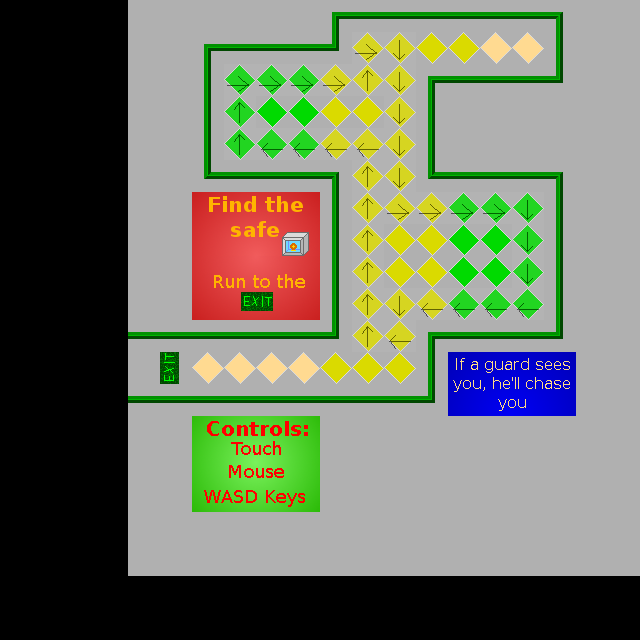

Rendered tile map (Tiled .tmx) drawn with the repository's tilesets; below, a short description and the full map source, tile grids included:
An orthogonal 20x20 tile map with 32x32 px tiles, 2 tile layers (background, ai), 2 tilesets and 3 objects (treasure, player, guard).

<map version="1.0" orientation="orthogonal" width="20" height="20" tilewidth="32" tileheight="32">
 <properties>
  <property name="nextmap" value="second.json" />
 </properties>
 <tileset firstgid="1" name="inside" tilewidth="32" tileheight="32">
  <image source="gfx/inside.png" width="640" height="400" />
  <tile id="21">
   <properties>
    <property name="walkable" value="true" />
   </properties>
  </tile>
  <tile id="25">
   <properties>
    <property name="walkable" value="true" />
   </properties>
  </tile>
  <tile id="29">
   <properties>
    <property name="walkable" value="true" />
   </properties>
  </tile>
  <tile id="64">
   <properties>
    <property name="aiorder" value="stop" />
   </properties>
  </tile>
  <tile id="65">
   <properties>
    <property name="aiorder" value="follow" />
    <property name="target" value="player" />
   </properties>
  </tile>
  <tile id="66">
   <properties>
    <property name="aiorder" value="rand" />
   </properties>
  </tile>
  <tile id="84">
   <properties>
    <property name="aiorder" value="pause" />
   </properties>
  </tile>
  <tile id="85">
   <properties>
    <property name="aiorder" value="up" />
   </properties>
  </tile>
  <tile id="104">
   <properties>
    <property name="aiorder" value="left" />
   </properties>
  </tile>
  <tile id="105">
   <properties>
    <property name="aiorder" value="down" />
   </properties>
  </tile>
  <tile id="106">
   <properties>
    <property name="aiorder" value="right" />
   </properties>
  </tile>
  <tile id="120">
   <properties>
    <property name="isexit" value="true" />
    <property name="walkable" value="true" />
   </properties>
  </tile>
  <tile id="121">
   <properties>
    <property name="isexit" value="true" />
    <property name="walkable" value="true" />
   </properties>
  </tile>
  <tile id="140">
   <properties>
    <property name="isexit" value="true" />
    <property name="walkable" value="true" />
   </properties>
  </tile>
  <tile id="141">
   <properties>
    <property name="isexit" value="true" />
    <property name="walkable" value="true" />
   </properties>
  </tile>
 </tileset>
 <tileset firstgid="241" name="thief" tilewidth="32" tileheight="32">
  <image source="gfx/thief.png" width="640" height="480" />
 </tileset>
 <layer name="background" width="20" height="20">
  <data encoding="csv">
0,0,0,0,24,24,24,24,24,24,5,6,6,6,6,6,46,7,24,24,
0,0,0,0,24,24,5,6,6,6,47,22,22,22,22,30,30,27,24,24,
0,0,0,0,24,24,27,26,26,26,22,22,22,5,6,6,46,47,24,24,
0,0,0,0,24,24,27,26,26,26,22,22,22,25,28,28,28,28,24,24,
0,0,0,0,24,24,27,26,26,26,22,22,22,25,28,28,28,28,24,24,
0,0,0,0,24,24,45,46,46,46,7,22,22,45,6,6,6,7,24,24,
0,0,0,0,24,24,68,69,70,71,25,22,22,22,26,26,26,27,24,24,
0,0,0,0,24,24,88,89,90,91,25,22,22,22,26,26,26,27,24,24,
0,0,0,0,24,24,108,109,110,111,25,22,22,22,26,26,26,27,24,24,
0,0,0,0,24,24,128,129,130,131,25,22,22,22,26,26,26,27,24,24,
0,0,0,0,6,6,6,6,6,6,47,22,22,5,46,46,46,47,24,24,
0,0,0,0,24,121,30,30,30,30,22,22,22,27,72,73,74,75,24,24,
0,0,0,0,46,46,46,46,46,46,46,46,46,47,92,93,94,95,24,24,
0,0,0,0,44,44,148,149,150,151,44,44,44,44,24,24,24,24,24,24,
0,0,0,0,24,24,168,169,170,171,24,24,24,24,24,24,24,24,24,24,
0,0,0,0,24,24,188,189,190,191,24,24,24,24,24,24,24,24,24,24,
0,0,0,0,24,24,24,24,24,24,24,24,24,24,24,24,24,24,24,24,
0,0,0,0,24,24,24,24,24,24,24,24,24,24,24,24,24,24,24,24,
0,0,0,0,0,0,0,0,0,0,0,0,0,0,0,0,0,0,0,0,
0,0,0,0,0,0,0,0,0,0,0,0,0,0,0,0,0,0,0,0
</data>
 </layer>
 <layer name="ai" width="20" height="20" opacity="0.55">
  <data encoding="csv">
0,0,0,0,0,0,0,0,0,0,0,0,0,0,0,0,0,0,0,0,
0,0,0,0,0,0,0,0,0,0,0,107,106,0,0,0,0,0,0,0,
0,0,0,0,0,0,0,107,107,107,107,86,106,0,0,0,0,0,0,0,
0,0,0,0,0,0,0,86,0,0,0,0,106,0,0,0,0,0,0,0,
0,0,0,0,0,0,0,86,105,105,105,105,106,0,0,0,0,0,0,0,
0,0,0,0,0,0,0,0,0,0,0,86,106,0,0,0,0,0,0,0,
0,0,0,0,0,0,0,0,0,0,0,86,107,107,107,107,106,0,0,0,
0,0,0,0,0,0,0,0,0,0,0,86,0,0,0,0,106,0,0,0,
0,0,0,0,0,0,0,0,0,0,0,86,0,0,0,0,106,0,0,0,
0,0,0,0,0,0,0,0,0,0,0,86,106,105,105,105,105,0,0,0,
0,0,0,0,0,0,0,0,0,0,0,86,105,0,0,0,0,0,0,0,
0,0,0,0,0,0,0,0,0,0,0,0,0,0,0,0,0,0,0,0,
0,0,0,0,0,0,0,0,0,0,0,0,0,0,0,0,0,0,0,0,
0,0,0,0,0,0,0,0,0,0,0,0,0,0,0,0,0,0,0,0,
0,0,0,0,0,0,0,0,0,0,0,0,0,0,0,0,0,0,0,0,
0,0,0,0,0,0,0,0,0,0,0,0,0,0,0,0,0,0,0,0,
0,0,0,0,0,0,0,0,0,0,0,0,0,0,0,0,0,0,0,0,
0,0,0,0,0,0,0,0,0,0,0,0,0,0,0,0,0,0,0,0,
0,0,0,0,0,0,0,0,0,0,0,0,0,0,0,0,0,0,0,0,
0,0,0,0,0,0,0,0,0,0,0,0,0,0,0,0,0,0,0,0
</data>
 </layer>
 <objectgroup name="entities" width="20" height="20">
  <object name="Treasure" type="treasure" gid="81" x="511" y="63" width="32" height="32">
   <properties>
    <property name="open" value="false" />
    <property name="opengid" value="0" />
   </properties>
  </object>
  <object name="The Thief" type="player" gid="241" x="198" y="385" width="32" height="32">
   <properties>
    <property name="speed" value="10" />
   </properties>
  </object>
  <object name="Black Dude" type="guard" gid="261" x="386" y="214" width="32" height="32">
   <properties>
    <property name="aifollowdistance" value="3" />
    <property name="speed" value="6" />
   </properties>
  </object>
 </objectgroup>
</map>
